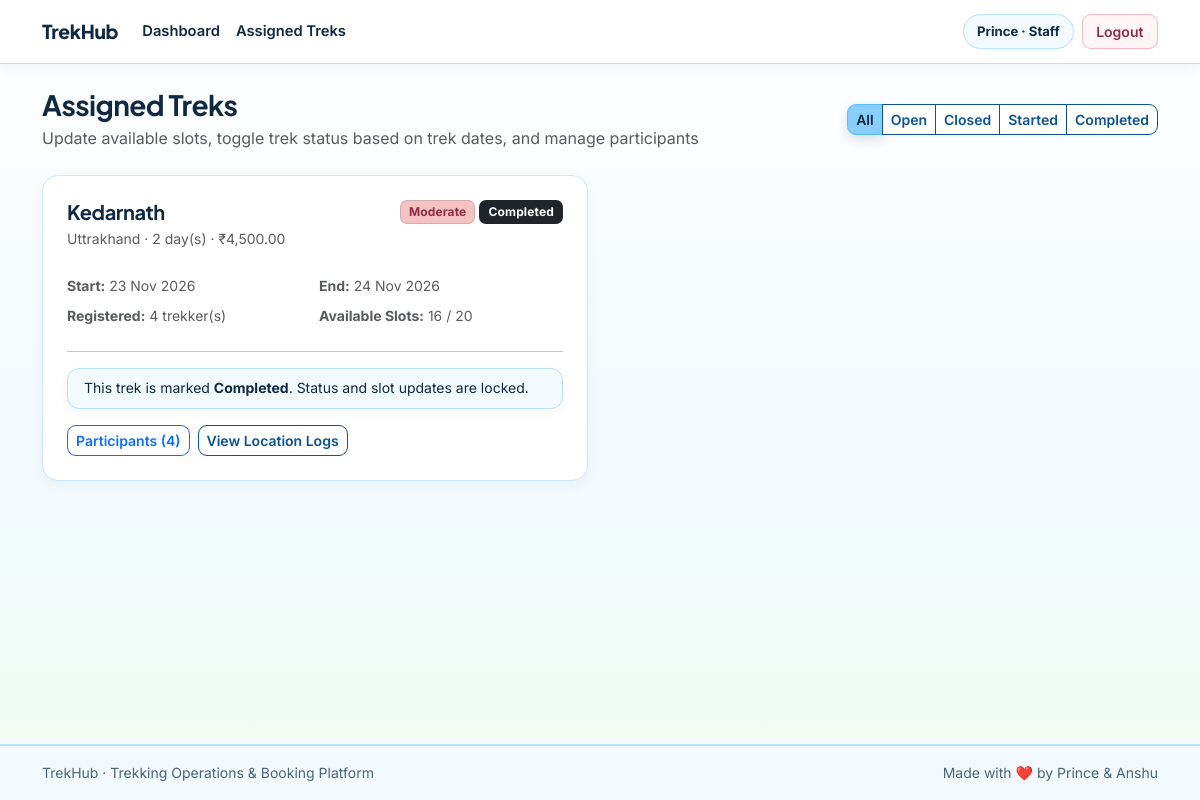
Screenshot of /staff/treks (signed in) with the database file from the repository.
### models/user.py (models this page shows, shortened)
class User(db.Model):
    __tablename__ = "users"
    id = db.Column(db.Integer, primary_key=True)
    name = db.Column(db.String(120), nullable=False)
    email = db.Column(db.String(150), unique=True, nullable=False, index=True)
    password_hash = db.Column(db.String(255), nullable=False)
    phone = db.Column(db.String(20), nullable=True)
    emergency_contact = db.Column(db.String(20), nullable=True)
    role = db.Column(db.String(20), nullable=False, default="user")
    experience = db.Column(db.String(200), nullable=True)
    is_approved = db.Column(db.Boolean, nullable=False, default=True)
    is_blacklisted = db.Column(db.Boolean, nullable=False, default=False)
    created_at = db.Column(db.DateTime, default=lambda: datetime.now(timezone.utc))
    assigned_treks = db.relationship("Trek", back_populates="assigned_staff", lazy=True)
    bookings = db.relationship("Booking", back_populates="user", lazy=True, cascade="all, delete-orphan")
    payments = db.relationship("Payment", back_populates="user", lazy=True, cascade="all, delete-orphan")
    reviews = db.relationship("Review", back_populates="user", lazy=True, cascade="all, delete-orphan")
    location_updates = db.relationship("LocationUpdate", back_populates="user", lazy=True, cascade="all, delete-orphan")

### models/trek.py (models this page shows, shortened)
class Trek(db.Model):
    __tablename__ = "treks"
    id = db.Column(db.Integer, primary_key=True)
    name = db.Column(db.String(150), nullable=False, index=True)
    location = db.Column(db.String(150), nullable=False, index=True)
    difficulty = db.Column(db.String(20), nullable=False, default="Moderate")
    duration_days = db.Column(db.Integer, nullable=False)
    total_slots = db.Column(db.Integer, nullable=False)
    available_slots = db.Column(db.Integer, nullable=False)
    price = db.Column(db.Float, nullable=False, default=0.0)
    assigned_staff_id = db.Column(db.Integer, db.ForeignKey("users.id"), nullable=True)
    status = db.Column(db.String(20), nullable=False, default="Pending")
    start_date = db.Column(db.Date, nullable=False)
    end_date = db.Column(db.Date, nullable=False)
    description = db.Column(db.Text, nullable=True)
    created_at = db.Column(db.DateTime, default=lambda: datetime.now(timezone.utc))
    assigned_staff = db.relationship("User", back_populates="assigned_treks")
    bookings = db.relationship("Booking", back_populates="trek", lazy=True, cascade="all, delete-orphan")
    locations = db.relationship("LocationUpdate", back_populates="trek", lazy=True, cascade="all, delete-orphan")
    reviews = db.relationship("Review", back_populates="trek", lazy=True, cascade="all, delete-orphan")

### routes/staff_routes.py (the view)
@staff_bp.route("/treks", methods=["GET"])
@role_required("staff")
def assigned_treks():
    return staff_controller.assigned_treks()

### controllers/staff_controller.py (called while the page is built, shortened)
def _valid_statuses_for_trek(trek):
    if trek.status == "Completed":
        return ["Completed"]

def _build_trek_stats(treks):
    stats = []
    for trek in treks:
        registered_count = sum(
            b.slots_booked for b in trek.bookings if b.status != "Cancelled"
        )
        is_completed = trek.status == "Completed"
        valid_statuses = _valid_statuses_for_trek(trek)
        stats.append(
            {
                "trek": trek,
                "registered_count": registered_count,
                "is_completed": is_completed,
                "valid_statuses": valid_statuses,
                "can_start": not is_completed and "Started" in valid_statuses and trek.status != "Started",
                "can_complete": not is_completed and "Completed" in valid_statuses,
            }
        )
    return stats

def assigned_treks():
    staff = g.current_user
    status_filter = request.args.get("status", "").strip()
    query = Trek.query.filter_by(assigned_staff_id=staff.id)
    if status_filter in ALLOWED_TREK_STATUSES:
        query = query.filter_by(status=status_filter)
    treks = query.order_by(Trek.start_date.asc()).all()
    trek_stats = _build_trek_stats(treks)
    return render_template(
        "staff/assigned_treks.html",
        trek_stats=trek_stats,
        status_filter=status_filter,
        allowed_statuses=ALLOWED_TREK_STATUSES,
    )

### utils/helpers.py (called while the page is built)
def get_logged_in_user():
    try:
        verify_jwt_in_request(optional=True)
        identity = get_jwt_identity()
        if identity and str(identity).isdigit():
            user = User.query.get(int(identity))
            if user and not user.is_blacklisted:
                return user
    except Exception:
        return None
    return None

def format_inr(amount):
    try:
        value = float(amount)
    except (ValueError, TypeError):
        return "₹0.00"
    return f"₹{value:,.2f}"

def status_badge_class(status):
    mapping = {
        "Open": "bg-success",
        "Approved": "bg-info text-dark",
        "Pending": "bg-warning text-dark",
        "Started": "bg-primary",
        "Closed": "bg-secondary",
        "Completed": "bg-dark",
        "Booked": "bg-success",
        "Cancelled": "bg-danger",
        "Paid": "bg-success",
        "Refunded": "bg-secondary",
    }
    return mapping.get(status, "bg-secondary")

### templates/staff/assigned_treks.html (shortened to what this page needs)
{% extends "base.html" %}  {% block content %}
<div
  class="d-flex flex-wrap justify-content-between align-items-center gap-2 mb-4"
>
  <div>
    <h1 class="h3 fw-bold mb-1">Assigned Treks</h1>
    <p class="text-muted mb-0">
      Update available slots, toggle trek status based on trek dates, and manage
      participants
    </p>
  </div>
  <div class="btn-group" role="group">
    <a
      href="{{ url_for('staff.assigned_treks') }}"
      class="btn btn-sm {{ 'btn-trek' if not status_filter else 'btn-outline-trek' }}"
      >All</a
    >
    {% for st in allowed_statuses %}
    <a
      href="{{ url_for('staff.assigned_treks', status=st) }}"
      class="btn btn-sm {{ 'btn-trek' if status_filter == st else 'btn-outline-trek' }}"
      >{{ st }}</a
    >
    {% endfor %}
  </div>
</div>
{% if trek_stats %}
<div class="row g-4">
  {% for item in trek_stats %} {% set trek = item.trek %}
  <div class="col-lg-6">
    <div class="card card-trek bg-white p-4 h-100">
      <div class="d-flex justify-content-between align-items-start gap-2 mb-2">
        <div>
          <h2 class="h5 fw-bold mb-1">{{ trek.name }}</h2>
          <p class="text-muted small mb-0">
            {{ trek.location }} &middot; {{ trek.duration_days }} day(s)
            &middot; {{ format_inr(trek.price) }}
          </p>
        </div>
        <div class="d-flex gap-1">
          <span class="badge {{ difficulty_badge_class(trek.difficulty) }}"
            >{{ trek.difficulty }}</span
          >
          <span class="badge {{ status_badge_class(trek.status) }}"
            >{{ trek.status }}</span
          >
        </div>
      </div>
      <div class="row g-2 small text-muted my-2">
        <div class="col-6">
          <strong>Start:</strong> {{ trek.start_date.strftime('%d %b %Y') }}
        </div>
        <div class="col-6">
          <strong>End:</strong> {{ trek.end_date.strftime('%d %b %Y') }}
        </div>
        <div class="col-6">
          <strong>Registered:</strong> {{ item.registered_count }} trekker(s)
        </div>
        <div class="col-6">
          <strong>Available Slots:</strong> {{ trek.available_slots }} / {{
          trek.total_slots }}
        </div>
      </div>
      <hr class="my-3" />
      {% if item.is_completed %}
      <div class="alert alert-secondary py-2 px-3 small mb-3">
        This trek is marked <strong>Completed</strong>. Status and slot updates
        are locked.
      </div>
      {% endif %}
      <div class="d-flex flex-wrap gap-2 mt-auto">
        <a
          href="{{ url_for('staff.participants', trek_id=trek.id) }}"
          class="btn btn-sm btn-outline-primary"
        >
          Participants ({{ item.registered_count }})
        </a>
        <a
          href="{{ url_for('location.view_location', trek_id=trek.id) }}"
          class="btn btn-sm btn-outline-trek"
        >
          {{ 'View Location Logs' if item.is_completed else 'Update Live
          Location' }}
        </a>
      </div>
    </div>
  </div>
  {% endfor %}
</div>
{% else %}
<div class="card card-trek bg-white p-4">
  <p class="text-muted mb-0">No assigned treks match this filter.</p>
</div>
{% endif %} {% endblock %}

### templates/base.html (shortened to what this page needs)
<!doctype html>
<html lang="en">
  <head>
    <link
      href="https://cdn.jsdelivr.net/npm/bootstrap@5.3.3/dist/css/bootstrap.min.css"
      rel="stylesheet"
    />
    <link
      rel="stylesheet"
      href="{{ url_for('static', filename='css/style.css') }}"
    />
  </head>
  <body>
    <nav class="navbar navbar-expand-lg navbar-trekhub sticky-top">
      <div class="container">
        <a
          class="navbar-brand d-flex align-items-center gap-2"
          href="{{ url_for('index') }}"
        >
          <span>TrekHub</span>
        </a>
        <div class="collapse navbar-collapse" id="trekhubNavbar">
          <ul class="navbar-nav me-auto mb-2 mb-lg-0">
            {% if current_user %} {% if current_user.role == 'admin' %}
            <li class="nav-item">
              <a class="nav-link" href="{{ url_for('admin.dashboard') }}"
                >Dashboard</a
              >
            </li>
            <li class="nav-item">
              <a class="nav-link" href="{{ url_for('admin.manage_treks') }}"
                >Treks</a
              >
            </li>
            <li class="nav-item">
              <a class="nav-link" href="{{ url_for('admin.all_bookings') }}"
                >Bookings</a
              >
            </li>
            <li class="nav-item">
              <a
                class="nav-link"
                href="{{ url_for('admin.completed_feedback') }}"
                >Feedback</a
              >
            </li>
            <li class="nav-item">
              <a class="nav-link" href="{{ url_for('admin.manage_staff') }}"
                >Staff</a
              >
            </li>
            <li class="nav-item">
              <a class="nav-link" href="{{ url_for('admin.manage_users') }}"
                >Users</a
              >
            </li>
            {% elif current_user.role == 'staff' %}
            <li class="nav-item">
              <a class="nav-link" href="{{ url_for('staff.dashboard') }}"
                >Dashboard</a
              >
            </li>
            <li class="nav-item">
              <a class="nav-link" href="{{ url_for('staff.assigned_treks') }}"
                >Assigned Treks</a
              >
            </li>
            {% endif %} {% endif %}
          </ul>
          <div class="d-flex flex-wrap align-items-center gap-2">
            {% if current_user %}
            <span class="user-pill"
              >{{ current_user.name }} &middot; {{ current_user.role|capitalize
              }}</span
            >
            <a
              href="{{ url_for('auth.logout') }}"
              class="btn btn-sm btn-outline-light"
              >Logout</a
            >
            {% endif %}
          </div>
        </div>
      </div>
    </nav>
    <main class="container py-4">
       {% block content %}{% endblock %}
    </main>
    <footer class="footer-trekhub py-3 mt-auto">
      <div
        class="container d-flex flex-wrap justify-content-between align-items-center gap-2"
      >
        <span>TrekHub &middot; Trekking Operations &amp; Booking Platform</span>
        <span>Made with ❤️ by Prince & Anshu</span>
      </div>
    </footer>
  </body>
</html>

### static/css/style.css (style rules this page uses)
:root { --trek-sky: #87cefa; --trek-sky-bright: #5bbcf7; --trek-sky-deep: #0b5394; --trek-sky-soft: #dff2ff; --trek-sky-pale: #f2faff; --trek-sky-border: #b6e0fe; --trek-pink: #f4c2c2; --trek-pink-deep: #8f2d46; --trek-pink-soft: #fde4e8; --trek-pink-pale: #fff5f7; --trek-pink-border: #f5b8c6; --trek-green: #b7ebbd; --trek-green-deep: #1b5e2a; --trek-green-soft: #dcf7df; --trek-green-pale: #f1fcf2; --trek-green-border: #9fe0a8; --trek-white: #ffffff; --trek-bg: #f7fcff; --trek-ink: #0f2942; --trek-muted: #49657d; --trek-border: #cfe7f7; --trek-border-soft: #e3f2fc; }
body { background: linear-gradient( 180deg, var(--trek-white) 0%, var(--trek-sky-pale) 55%, var(--trek-green-pale) 100% ); color: var(--trek-ink); min-height: 100vh; display: flex; flex-direction: column; font-family: "Inter", system-ui, -apple-system, "Segoe UI", Roboto, sans-serif; -webkit-font-smoothing: antialiased; line-height: 1.6; }
h1, h2, h3, h4, h5, h6, .navbar-brand { font-family: "Plus Jakarta Sans", "Inter", system-ui, sans-serif; letter-spacing: -0.02em; }
main { flex: 1; }
a { color: var(--trek-sky-deep); transition: color 0.16s ease; }
.navbar-trekhub { background-color: var(--trek-white); border-bottom: 1.5px solid var(--trek-sky-border); box-shadow: 0 4px 16px rgba(15, 41, 66, 0.06); padding-block: 0.7rem !important; }
.navbar-trekhub .navbar-brand { font-weight: 800; font-size: 1.2rem; letter-spacing: -0.015em; color: var(--trek-ink); }
.navbar-trekhub .nav-link { color: var(--trek-ink); font-size: 0.92rem; font-weight: 600; padding: 0.45rem 0.85rem; border-radius: 8px; transition: background-color 0.16s ease, color 0.16s ease; }
.user-pill { font-size: 0.82rem; font-weight: 700; color: var(--trek-ink); background-color: var(--trek-sky-pale); border: 1px solid var(--trek-sky-border); padding: 0.36rem 0.8rem; border-radius: 999px; white-space: nowrap; }
.navbar-trekhub .btn-outline-light { color: var(--trek-pink-deep); border: 1.5px solid var(--trek-pink-border); background-color: var(--trek-pink-pale); padding: 0.36rem 0.85rem; }
.btn { border-radius: 9px; font-weight: 600; transition: all 0.16s ease; }
.btn-trek { background-color: var(--trek-sky); border: 1.5px solid var(--trek-sky-bright); color: var(--trek-ink); box-shadow: 0 4px 12px rgba(15, 41, 66, 0.16); }
.btn-outline-trek { background-color: var(--trek-white); border: 1.5px solid var(--trek-sky-deep); color: var(--trek-sky-deep); }
.card-trek { background-color: var(--trek-white); color: var(--trek-ink); border: 1px solid var(--trek-border); border-radius: 16px; box-shadow: 0 4px 14px rgba(15, 41, 66, 0.05); transition: transform 0.18s ease, box-shadow 0.18s ease, border-color 0.18s ease; }
.badge { border-radius: 7px; padding: 0.4em 0.68em; font-weight: 700; letter-spacing: 0.01em; }
.badge.bg-primary, .badge.bg-info, .badge.bg-success, .badge.bg-warning, .badge.bg-secondary, .badge.bg-dark { border: 1px solid rgba(15, 41, 66, 0.14); }
.badge.bg-warning { background-color: var(--trek-pink) !important; color: var(--trek-pink-deep) !important; }
.alert { border-radius: 12px; border: 1px solid var(--trek-sky-border); background-color: var(--trek-sky-pale); color: var(--trek-ink); box-shadow: 0 3px 10px rgba(15, 41, 66, 0.05); }
.footer-trekhub { background-color: var(--trek-sky-pale); color: var(--trek-muted); border-top: 2px solid var(--trek-sky-border); font-size: 0.875rem; }

### rows the page displays
User: name "Prince", role "Staff"
Trek: name "Kedarnath", location "Uttrakhand", duration_days "2", price "₹4,500.00", difficulty "Moderate", status "Completed", start_date "23 Nov 2026", end_date "24 Nov 2026", available_slots "16", total_slots "20"

### other values shown
{{ st }} "Open" "Closed" "Started" "Completed"
{{ item.registered_count }} "4"
